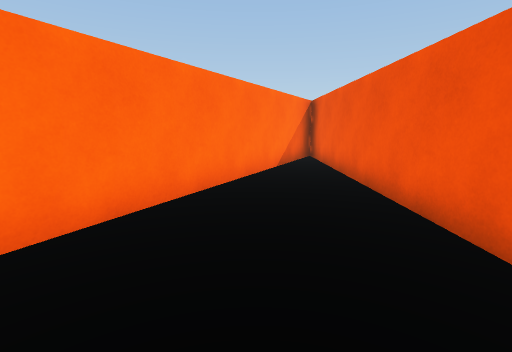
View 1 (above)

14 first-person views from a walk through a Unity game level. The camera is 1.3 m above the floor, tilts 10° down and sees 85° across. The floor is counted in squares, 1 m on a side. Each view is taken from the middle of a square. On the plan, view 1 faces up. The plan holds only what a view shows up to about 13 squares ahead; the rest is blank. The place goes on beyond the plan. The player character is not drawn. Some animated figures are not drawn.

View 2
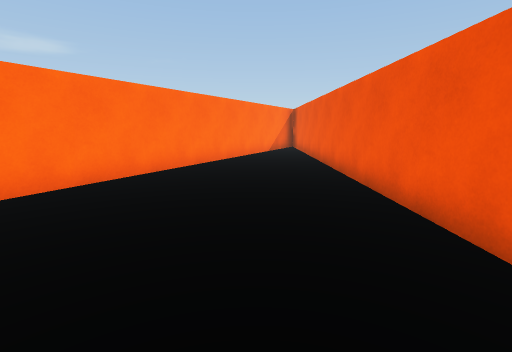

View 3
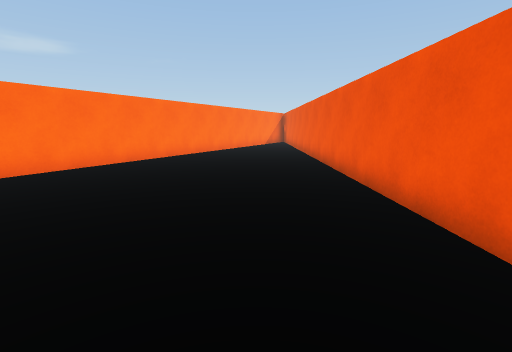

View 4
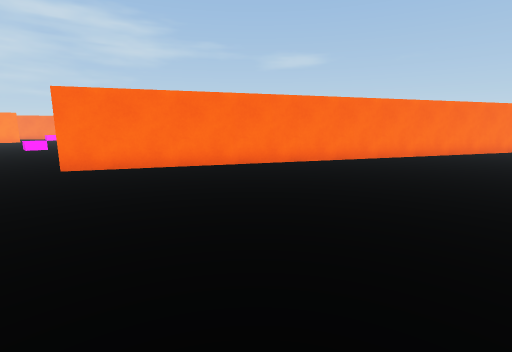

View 5
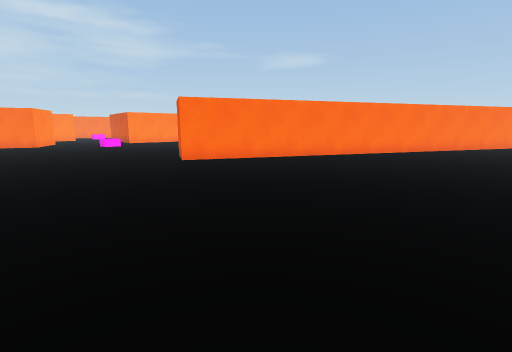

View 6
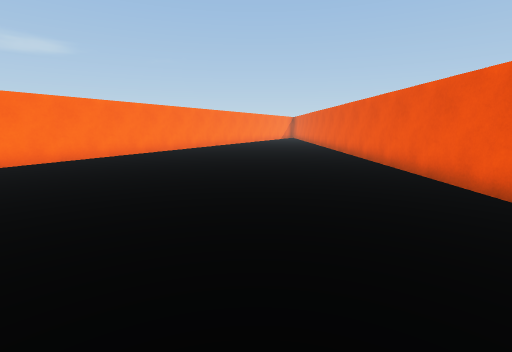

View 7
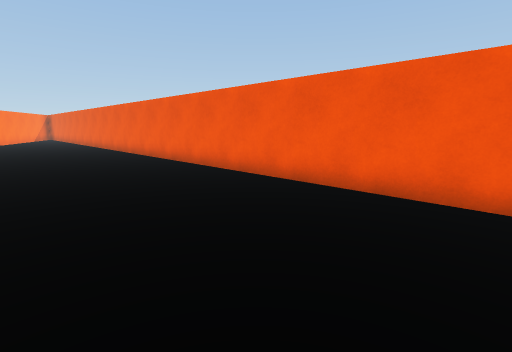

View 8
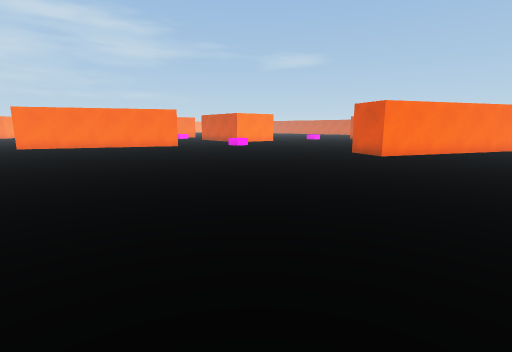

View 9
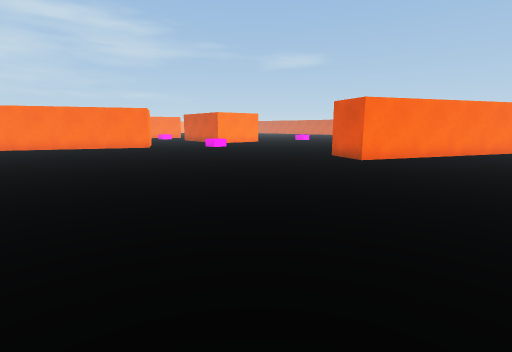

View 10
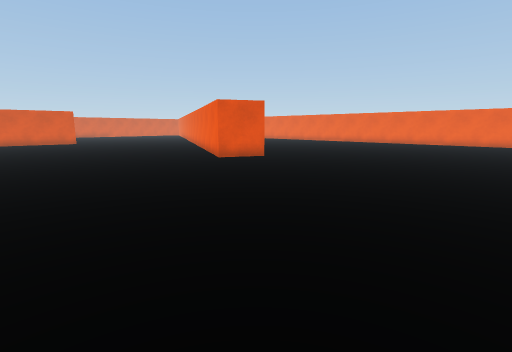

View 11
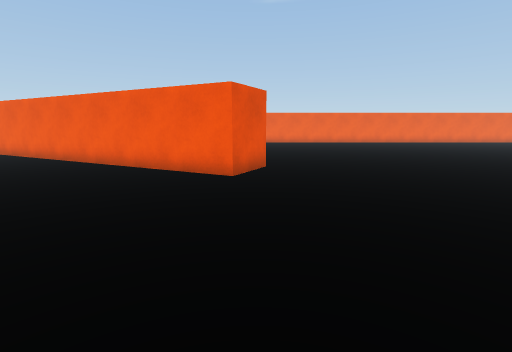

View 12
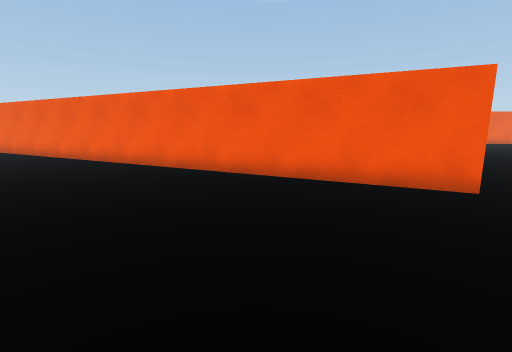

View 13
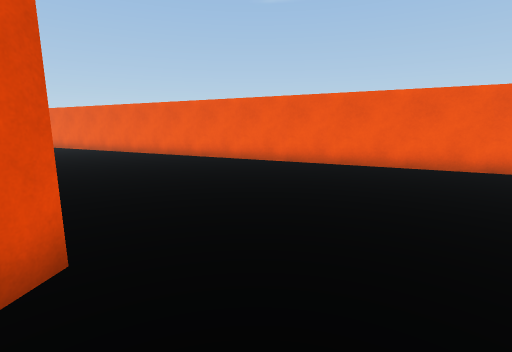

View 14
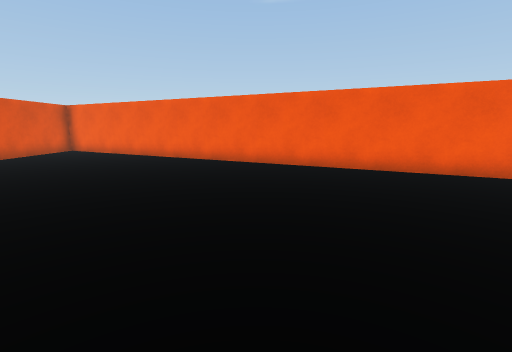

### Floor plan
Points are (right, up) in squares from view 1. A wall is a line through its corners. A room is listed if a view was taken in it or the views show most of it. See-through windows are left out.
Room 1 (views 1, 2, 3, 4, 5, 6, 7, 8, 9, 10, 11, 12, 13, 14)
walls: (-15.5, 0.8) (-16.2, 0.8); (2.5, -21.9) (2.5, 12.7) (-11.8, -15.3) (-13.7, -14.4) (-0.7, 11); (-0.8, 15.1) (-3, 15.1)

Where each view was taken, in squares from view 1:
view 1: 0 up, 0 right, facing up
view 2: 6 down, 0 right, facing up
view 3: 12 down, 0 right, facing up
view 4: 17 down, 2 left, facing up-left
view 5: 21 down, 2 left, facing up-left
view 6: 21 down, 2 left, facing up
view 7: 22 down, 3 left, facing up-right
view 8: 28 down, 7 left, facing up-left
view 9: 26 down, 7 left, facing up-left
view 10: 24 down, 21 left, facing up-right
view 11: 15 down, 21 left, facing right
view 12: 10 down, 19 left, facing right
view 13: 1 down, 18 left, facing right
view 14: 5 up, 14 left, facing right
